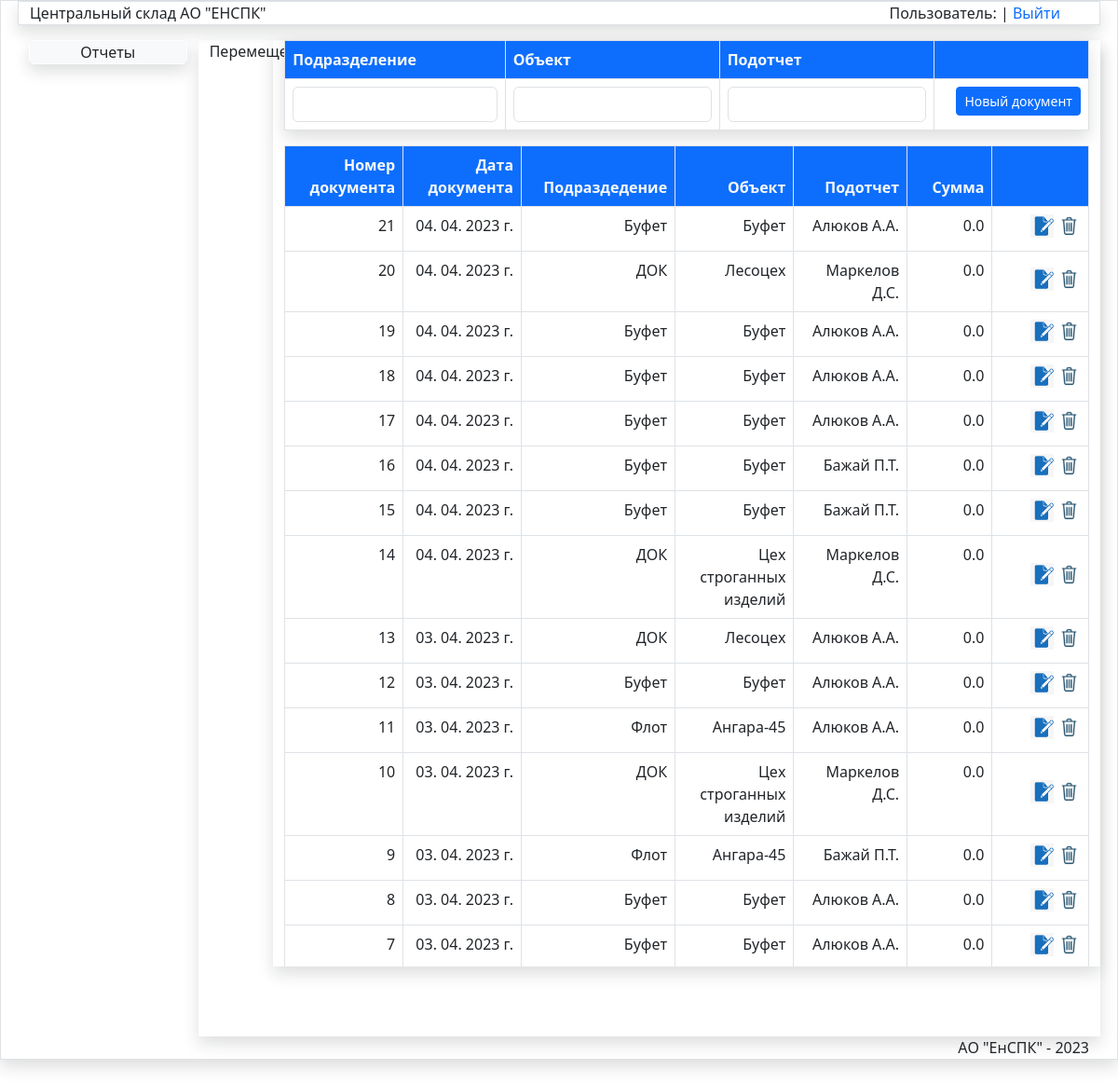
The page /JurnalMove/ (signed in) on the database its author committed.
### store/models.py (models this page shows)
class Jurnal(models.Model):
    oper=models.IntegerField(verbose_name="Код операции")
    nomerdoc=models.CharField(max_length=50,verbose_name='Номер документа')
    datadoc=models.DateTimeField(verbose_name='Дата документа')
    postav=models.ForeignKey(Postav,verbose_name='Поставщик',on_delete=models.PROTECT)
    obct=models.ForeignKey(Obct,verbose_name='Объект',on_delete=models.PROTECT)
    podraz=models.ForeignKey(Podraz,verbose_name='Подразделение',on_delete=models.PROTECT)
    fio=models.ForeignKey(Fio,verbose_name='Подотчет',on_delete=models.PROTECT)
    spis=models.ForeignKey(Spis,blank=True,null=True,verbose_name='Причина списания',on_delete=models.PROTECT)
    summa=models.FloatField(verbose_name='Сумма',default=0)
    nds=models.IntegerField(verbose_name='НДС',default=20)
    summawithnds=models.FloatField(verbose_name='Сумма с НДС',default=0)
    updated_at = models.DateTimeField(auto_now=True, verbose_name='Создан')
    created_at = models.DateTimeField(auto_now_add=True, verbose_name='Обновлен')
    class Meta:
        verbose_name = 'Документ'
        verbose_name_plural = 'Документы'
        ordering = ['-datadoc', ]

class Podraz(models.Model):
    title = models.CharField(max_length=150, verbose_name='Название подразделения', unique=True)
    def __str__(self):
        return self.title
    class Meta:
        verbose_name = 'Подразделение'
        verbose_name_plural = 'Подразделения'
        ordering = ['title', ]

class Obct(models.Model):
    title = models.CharField(max_length=150, verbose_name='Объект',unique=True )
    podraz=models.ForeignKey(Podraz,verbose_name='Подразделение',on_delete=models.PROTECT)
    def __str__(self):
        return self.title
    class Meta:
        verbose_name = 'Объект'
        verbose_name_plural = 'Объекты'
        ordering = ['podraz','title', ]

class Fio(models.Model):
    title = models.CharField(max_length=150, verbose_name='Подотчетное лицо',unique=True )
    def __str__(self):
        return self.title
    class Meta:
        verbose_name = 'Подочтетное лицо'
        verbose_name_plural = 'Подотчетные лица'
        ordering = ['title', ]

### store/views.py (the view, shortened to what this page needs)
# urls.py: path('JurnalMove/', JurnalMove, name='JurnalMove'),  # Журнал документов перемещения
def JurnalMove(request):
    postav=Postav.objects.get(pk=9)
    jurnalmove=Jurnal.objects.filter(oper=3).order_by('-created_at')
    nomer=Nomer.objects.get(pk=1)
    obct = Obct.objects.all()
    fio = Fio.objects.all()
    podraz = Podraz.objects.all()
    return render(request,'store/Doc/JurnalMove.html',{'podraz':podraz,
    'jurnalpost':jurnalmove,'pic_label':'Перемещение','title':'Журнал передачи ТМЦ',
    'obct':obct,'fio':fio,'current_date':date.today()})

### store/templates/store/Doc/JurnalMove.html (shortened to what this page needs)
{% extends 'store/menu.html' %}
{% load static %}
{% block DataArea %}
<div class="row">
<div class="col-md-1">{{pic_label}}</div>
<div class="col-md-11 mx-auto shadow">
<table class="table shadow table-bordered table-hover">
<thead class="bg-primary text-light">
<tr>
<th style="width:16.6%" class="text-start">Подразделение</th>
<th style="width:16.6%" class="text-start">Объект</th>
 <th style="width:16.6%" class="text-start">Подотчет</th>
<th style="width:12%" class="text-start"></th>
</tr>
</thead>
    <form method="post" id="post-move">
    <tr style="align:middle">
   <td class="border text-end" >
   <select name="postav" id="id_podraz_move" class="form-control  " required >
   <option selected></option>
   {% for item in podraz %}
   <option value="{{item.id}}">{{item.title}}</option>
   {% endfor %}
   </select>
   </td>
   <td class="border text-end" >
   <select name="postav" id="id_obct_move" class="form-control  " required >
   <option selected></option>
   </select>
    </td>
   <td class="border text-start" >
   <select name="postav" id="id_fio_move" class="form-control  " required >
   <option selected></option>
   {% for item in fio %}
   <option value="{{item.id}}">{{item.title}}</option>
   {% endfor %}
   </select>
    </td>
    <td  class="border text-end"> <button type="submit" class="btn  btn-primary btn-sm mb-1 " id="savebtn">Новый документ</button></td>
    </form>
</table>
<div class="scrolltable">
<table class="table shadow table-bordered table-hover">
<thead class="bg-primary text-light">
     <th style="width:12%;" class="text-end">Номер документа</th>
<th style="width:12%;" class=" text-end" >Дата документа</th>
<th style="width:10%;" class=" text-end" >Подраздедение</th>
<th style="width:12%;" class=" text-end" >Объект</th>
 <th style="width:12%;" class=" text-end" >Подотчет</th>
<th style="width:9%;" class=" text-end" >Сумма</th>
<th style="width:10.2%;" class=" text-end"></th>
</thead>
    <tbody id="post-doc">
    {% for item in jurnalpost %}
    <tr><td  class="border text-end fixed">{{item.nomerdoc}}</td>
    <td   class="border text-end">{{item.datadoc|date:"d. m. Y г." }}</td>
     <td   class="border text-end">{{item.podraz}}</td>
    <td   class="border text-end">{{item.obct}}</td>
    <td   class="border text-end">{{item.fio}}</td>
    <td   class="border text-end">{{item.summawithnds }}</td>
    <td class="text-end align-middle border" ><input data-sid="{{item.pk}}" data-update="{{url_update}}" value="Update" type="image" class="btn-ost-update mr-3" src="{% static '/images/edit2.png' %}" width="25px" >
   <input data-sid="{{item.pk}}" data-del="{{url_delete}}" class="btn-ost-del " value="Delete" type="image" src="{% static '/images/del.png' %}" width="25px"> </td>
    </tr>
    {% endfor %}
    </tbody>
</table>
</div>
</div>
</div>
{% endblock DataArea %}

### store/static/css/my.css (style rules this page uses)
.scrolltable { display:block; overflow-y: auto; height:74.5vh; }

### rows shown on the page
Jurnal: nomerdoc "21", datadoc "04. 04. 2023 г.", podraz "Буфет", obct "Буфет", fio "Алюков А.А.", summawithnds "0.0"
Jurnal: nomerdoc "20", datadoc "04. 04. 2023 г.", podraz "ДОК", obct "Лесоцех", fio "Маркелов Д.С.", summawithnds "0.0"
Jurnal: nomerdoc "19", datadoc "04. 04. 2023 г.", podraz "Буфет", obct "Буфет", fio "Алюков А.А.", summawithnds "0.0"
Jurnal: nomerdoc "18", datadoc "04. 04. 2023 г.", podraz "Буфет", obct "Буфет", fio "Алюков А.А.", summawithnds "0.0"
Jurnal: nomerdoc "17", datadoc "04. 04. 2023 г.", podraz "Буфет", obct "Буфет", fio "Алюков А.А.", summawithnds "0.0"
Jurnal: nomerdoc "16", datadoc "04. 04. 2023 г.", podraz "Буфет", obct "Буфет", fio "Бажай П.Т.", summawithnds "0.0"
Jurnal: nomerdoc "15", datadoc "04. 04. 2023 г.", podraz "Буфет", obct "Буфет", fio "Бажай П.Т.", summawithnds "0.0"
Jurnal: nomerdoc "14", datadoc "04. 04. 2023 г.", podraz "ДОК", obct "Цех строганных изделий", fio "Маркелов Д.С.", summawithnds "0.0"
Jurnal: nomerdoc "13", datadoc "03. 04. 2023 г.", podraz "ДОК", obct "Лесоцех", fio "Алюков А.А.", summawithnds "0.0"
Jurnal: nomerdoc "12", datadoc "03. 04. 2023 г.", podraz "Буфет", obct "Буфет", fio "Алюков А.А.", summawithnds "0.0"
Jurnal: nomerdoc "11", datadoc "03. 04. 2023 г.", podraz "Флот", obct "Ангара-45", fio "Алюков А.А.", summawithnds "0.0"
Jurnal: nomerdoc "10", datadoc "03. 04. 2023 г.", podraz "ДОК", obct "Цех строганных изделий", fio "Маркелов Д.С.", summawithnds "0.0"
Jurnal: nomerdoc "9", datadoc "03. 04. 2023 г.", podraz "Флот", obct "Ангара-45", fio "Бажай П.Т.", summawithnds "0.0"
Jurnal: nomerdoc "8", datadoc "03. 04. 2023 г.", podraz "Буфет", obct "Буфет", fio "Алюков А.А.", summawithnds "0.0"
Jurnal: nomerdoc "7", datadoc "03. 04. 2023 г.", podraz "Буфет", obct "Буфет", fio "Алюков А.А.", summawithnds "0.0"

### other values the page prints
{{ pic_label }} "Перемещение"
